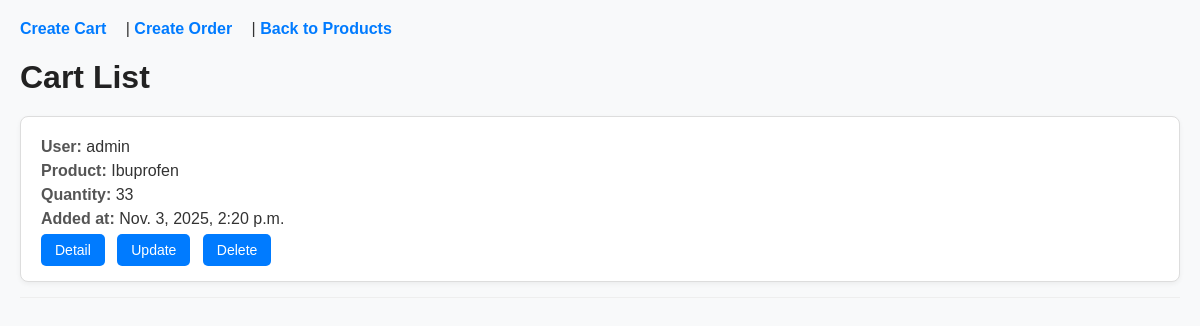
The app's page /cart_list/ (signed in) with its own data.
### myapp/models.py (models this page shows, shortened)
class Cart(models.Model):
    user = models.ForeignKey(User,on_delete=models.CASCADE)
    product = models.ForeignKey(Product,on_delete=models.CASCADE)
    quantity = models.PositiveIntegerField()
    created_at = models.DateTimeField(auto_now_add=True)

class User(AbstractUser):
    email = models.EmailField(unique=False)
    created_at = models.DateTimeField(auto_now_add=True)

class Product(models.Model):
    name = models.CharField(max_length=100)
    description = models.CharField(max_length=250)
    price = models.DecimalField(max_digits=10, decimal_places=2)
    quantity = models.PositiveIntegerField()
    image = models.ImageField(upload_to='images')
    created_at = models.DateTimeField(auto_now_add=True)

### myapp/views.py (the view)
# urls.py: path('cart_list/',cart_list,name='cart-list'),
def cart_list(request):
    if request.user.is_authenticated:
        carts = Cart.objects.filter(user=request.user)
        return render(request, 'cart_list.html', {'carts': carts})
    else:
        return redirect('register')

### myapp/templates/cart_list.html (shortened to what this page needs)
{% load static %}
<!DOCTYPE html>
<html lang="en">
<head>
    <link rel="stylesheet" href="{% static 'styles/cart_form.css' %}" />
</head>
<body>
    <nav>
        <a href="{% url 'cart-create' %}">Create Cart</a> |
        <a href="{% url 'order-create' %}">Create Order</a> |
        <a href="{% url 'product-list' %}">Back to Products</a>
    </nav>
    <h1>Cart List</h1>
    {% for cart in carts %}
    <div class="cart-item">
        <p><strong>User:</strong> {{ cart.user.username }}</p>
        <p><strong>Product:</strong> {{ cart.product.name }}</p>
        <p><strong>Quantity:</strong> {{ cart.quantity }}</p>
        <p><strong>Added at:</strong> {{ cart.created_at }}</p>
        <a href="{% url 'cart-detail' cart.id %}"><button>Detail</button></a>
        <a href="{% url 'cart-update' cart.id %}"><button>Update</button></a>
        <a href="{% url 'cart-delete' cart.id %}"><button>Delete</button></a>
    </div>
    <hr>
    {% empty %}
    <p>No carts found.</p>
    {% endfor %}
</body>
</html>

### myapp/static/styles/cart_form.css (style rules this page uses)
body { font-family: Arial, sans-serif; background-color: #f8f9fa; margin: 20px; color: #333; }
nav { margin-bottom: 20px; }
nav a { text-decoration: none; color: #007bff; margin-right: 15px; font-weight: bold; }
h1 { margin-bottom: 20px; color: #222; }
.cart-item { background-color: #fff; border: 1px solid #ddd; padding: 15px 20px; margin-bottom: 15px; border-radius: 8px; box-shadow: 0 2px 5px rgba(0,0,0,0.05); }
.cart-item p { margin: 6px 0; font-size: 16px; }
.cart-item strong { color: #555; }
.cart-item button { background-color: #007bff; color: white; border: none; padding: 8px 14px; border-radius: 5px; cursor: pointer; margin-right: 8px; font-size: 14px; transition: background-color 0.3s ease; }
hr { border: none; border-top: 1px solid #eee; margin: 15px 0; }

### records on screen
Cart: user.username "admin", product.name "Ibuprofen", quantity "33", created_at "Nov. 3, 2025, 2:20 p.m."
